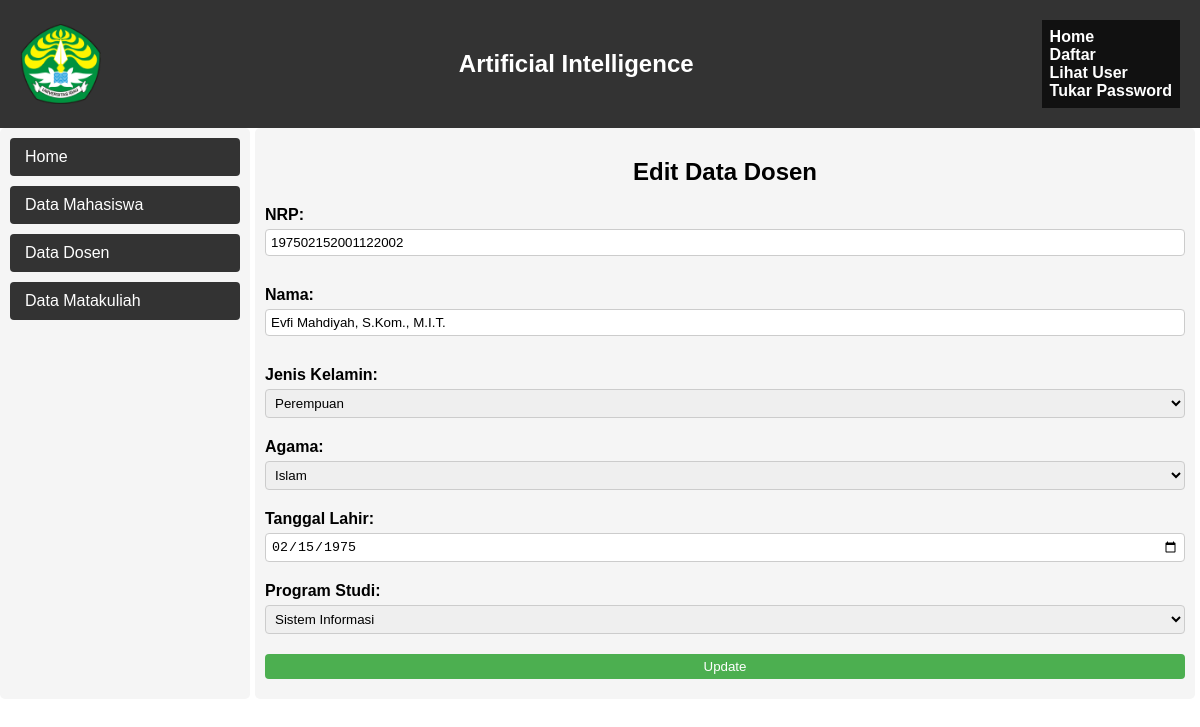
The app's page /form_edit_dosen.php?nrp=197502152001122002 with its own data.
### tables this page shows
CREATE TABLE `dosen_web` (
  `id_dosen` int(11) NOT NULL,
  `nrp` varchar(20) NOT NULL,
  `nama` varchar(60) NOT NULL,
  `jenis_kelamin` char(1) NOT NULL,
  `agama` char(1) NOT NULL,
  `tgl_lahir` date NOT NULL,
  `prodi` char(6) NOT NULL
);

### form_edit_dosen.php (the view, shortened to what this page needs)
<?php
    include 'koneksi.php';
    if(isset($_GET['nrp'])) {
        $nrp = $_GET['nrp'];
        $query = mysqli_query($conn, "SELECT * FROM dosen_web WHERE nrp='$nrp'");
        $data = mysqli_fetch_assoc($query);
    } else {
        header('Location: data_dosen.php');
    }
?>
<!DOCTYPE html>
<html>
<head>
    <link rel="stylesheet" href="css/form_edit.css">
</head>
<body>
    <div class="header">
        <div class="logo">
            <img src="img/unri (1).png" alt="Logo">
        </div>
        <div class="title">Artificial Intelligence</div>
        <div class="navbar">
            <ul>
                <li><a href="home.php">Home</a></li>
                <li><a href="daftar.php">Daftar</a></li>
                <li><a href="user.php">Lihat User</a></li>
                <li><a href="password.php">Tukar Password</a></li>
            </ul>
        </div>
    </div>
    <div class="container">
        <div class="column column-kiri">
            <ul>
                <li><a href="home.php">Home</a></li>
                <li><a href="data_mahasiswa.php">Data Mahasiswa</a></li>
                <li><a href="data_dosen.php">Data Dosen</a></li>
                <li><a href="data_matakuliah.php">Data Matakuliah</a></li>
            </ul>
        </div>
        <div class="column column-kanan table-container">
        <h2>Edit Data Dosen</h2>
        <form action="update_dosen.php" method="POST" >
            <div class="form-group">
                <label>NRP:</label>
                <input type="text" name="nrp" value="<?php echo $data['nrp']; ?>" readonly>
            </div>
            <div class="form-group">
                <label>Nama:</label>
                <input type="text" name="nama" value="<?php echo $data['nama']; ?>">
            </div>
            <div class="form-group">
                <label>Jenis Kelamin:</label>
                <select name="jenis_kelamin">
                    <option value="0" <?php if($data['jenis_kelamin'] == '0') echo 'selected'; ?>>Perempuan</option>
                </select>
            </div>
            <div class="form-group">
                <label>Agama:</label>
                <select name="agama">
                    <option value="1" <?php if($data['agama'] == '1') echo 'selected'; ?>>Islam</option>
                </select>
            </div>
            <div class="form-group">
                <label>Tanggal Lahir:</label>
                <input type="date" name="tgl_lahir" value="<?php echo $data['tgl_lahir']; ?>">
            </div>
            <div class="form-group">
                <label>Program Studi:</label>
                <select name="prodi">
                    <option value="603125" <?php if($data['prodi'] == '603125') echo 'selected'; ?>>Sistem Informasi</option>
                </select>
            </div>
            <button type="submit" name="update">Update</button>
        </form>
        </div>
    </div>
<html>

### css/form_edit.css (style rules this page uses)
body { margin: 0; padding: 0; font-family: Arial, sans-serif; }
.header { background-color: #333; color: #fff; padding: 20px; display: flex; align-items: center; justify-content: space-between; }
.logo { display: flex; align-items: center; }
.logo img { height: 80px; margin-right: 10px; }
.title { font-size: 24px; font-weight: bold; }
.navbar { padding: 0px; background-color: #111111; display: flex; flex-direction: column; align-items: flex-start; }
.navbar ul { list-style-type: none; margin: 0; padding: 8px; }
.navbar a { text-decoration: none; color: #fff; font-weight: bold; }
.container { display: flex; justify-content: space-between; margin: 0px; }
.column { padding: 10px; background-color: #f5f5f5; border-radius: 5px; margin-right: 5px; }
.column-kiri { width: 20%; }
.column-kanan { width: 80%; }
.column ul { list-style-type: none; padding: 0; margin: 0; }
.column ul li { margin-bottom: 5px; }
.column a { margin-bottom: 10px; color: #333; }
.column input[type='file'], .column button, .column input[type='text'] { margin-bottom: 10px; padding: 5px; }
h2 { text-align: center; }
.form-group { margin-bottom: 20px; }
label { display: block; font-weight: bold; margin-bottom: 5px; }
input, select { width: 100%; padding: 8px; border: 1px solid #ccc; border-radius: 4px; box-sizing: border-box; }
button { display: block; width: 100%; padding: 10px; background-color: #4caf50; color: #fff; border: none; border-radius: 4px; cursor: pointer; }

### form_edit_dosen.php (style rules this page uses)
form { margin-top: 20px; }
input[type="text"], input[type="date"], textarea { padding: 5px; border: 1px solid #ccc; border-radius: 4px; width: 100%; }
select { width: 100%; padding: 5px; border: 1px solid #ccc; border-radius: 4px; }
.column-kiri ul { padding: 0; list-style: none; }
.column-kiri li { margin-bottom: 10px; }
.column-kiri a { display: block; padding: 10px 15px; text-decoration: none; color: #fff; background-color: #333; border-radius: 4px; transition: background-color 0.3s ease; font-family: Arial, sans-serif; }

### records on screen
dosen_web: nrp "197502152001122002", nama "Evfi Mahdiyah, S.Kom., M.I.T.", jenis_kelamin "Perempuan", agama "Islam", tgl_lahir "02/15/1975", prodi "Sistem Informasi"
